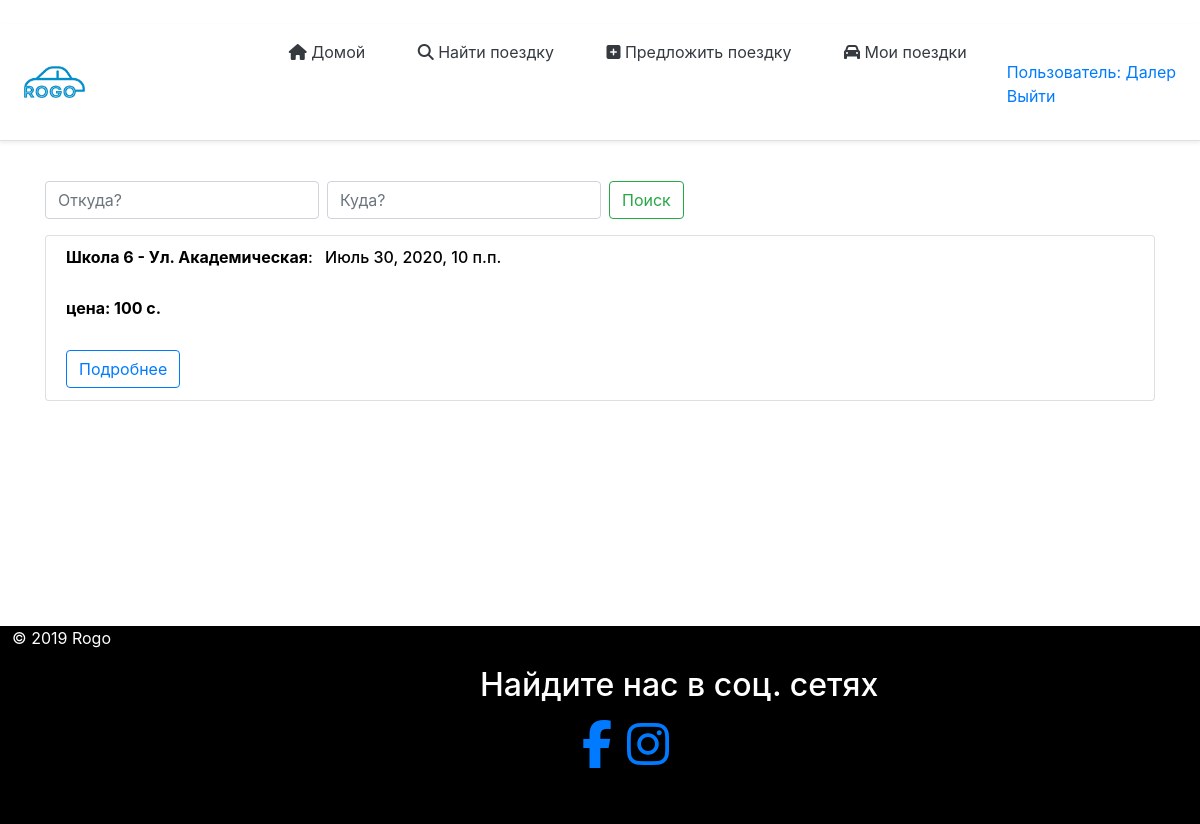
Screenshot of /list/ (signed in) with the database file from the repository.
### mainApp/models.py (models this page shows, shortened)
class Rides(models.Model):
    author = models.ForeignKey(User, on_delete = models.CASCADE, verbose_name = 'Создатель поездки', blank = True, null = True)
    date_create = models.DateTimeField(default=default_datetime(), null=True, blank = True, verbose_name = 'Дата создания')
    pick_up_location = models.CharField(max_length=120, verbose_name='Место сбора')
    drop_location = models.CharField(max_length=120, verbose_name='Пункт назначения')
    total_rides = models.IntegerField(verbose_name='Количество пассажиров(мин=1, макс=10)', validators=[MaxValueValidator(10),MinValueValidator(1)])
    date = models.DateField(verbose_name='Дата(гг-мм-дд)')
    time= models.TimeField(verbose_name='Время(ч:м)',auto_now=False, auto_now_add=False, null=True)
    price = models.CharField(max_length=120,verbose_name='Цена (с.)', default='')
    car = models.CharField(max_length=120,default='',verbose_name='Марка авто')
    car_number = models.CharField(max_length=12, verbose_name = 'Номер машины (01 0000 GG)', default = '')
    car_year_issue = models.CharField(max_length=4, verbose_name='Год выпуска машины', default = '')
    phone_number = models.CharField(max_length=15, default='', verbose_name='Номер телефона (используйте в начале код страны)')
    class Meta:
        verbose_name='Поездку' # отображение нужного названия в админ панели при редактировании
        verbose_name_plural='Поездки' # отображенпие нужного названия в панели админа

### mainApp/views.py (the view)
# urls.py: path('list/',views.ridesList,name='Home'),
def ridesList(request,*args,**kwargs):
    search_query = request.GET.get('search','')
    fail=False
    now = timezone.now()
    if search_query:
        listRides = Rides.objects.filter(Q(drop_location__icontains=search_query) )
    else:
        fail=True
        listRides = Rides.objects.filter(date__gte=now).order_by('date')
    search_query_pick = request.GET.get('search1','')
    if search_query_pick:
        listRides = Rides.objects.filter(pick_up_location__icontains=search_query_pick)
    else:
        listRides = Rides.objects.filter(date__gte=now).order_by('date')
    kwargs['list_rides'] = Rides.objects.filter(date__gte=now).order_by('date')
    context={ # через этот словарь можно передавать текст в html
   'listRides':listRides,
   'fail':fail,
    }
    return render(request,'rides/list.html',context)

### mainApp/templates/rides/list.html
{% extends "rides/index.html" %}
{% block content %}
    <div data-id="block" class="container mt-4">
        <form class="form-inline my-2 my-lg-0">
            <input class="form-control mr-sm-2" type="search" placeholder="Откуда?" aria-label="Search" name="search1" />
            <input class="form-control mr-sm-2" type="search" placeholder="Куда?" aria-label="Search" name="search" />
            <button class="btn btn-outline-success my-2 my-sm-0" type="submit">Поиск</button>
        </form>
        {% for i in listRides %}
        <ul class="list-group mt-3">
            <li class="list-group-item">
                <h6><b>{{i.pick_up_location}} - {{i.drop_location}}</b>: <span class="m-2">{{i.date}}, {{i.time}}</span></h6>
                <br />
                <h6><b>цена: {{i.price}} c.</b></h6>
                <br />
                {% if user.is_authenticated %}
                <a class="btn btn-outline-primary" href="/list/{{i.id}}">Подробнее</a>
                {% else %}
                <a class="btn btn-outline-primary" href="{% url 'login'%}?next={{request.path}}">Подробнее</a>
                {% endif %}
            </li>
        </ul>
        {% endfor %}
    </div>
        {% endblock %}

### mainApp/templates/rides/index.html (shortened to what this page needs)
﻿<html xmlns="http://www.w3.org/1999/xhtml">
<head>
    {% load static %}
    <link rel="stylesheet" href="https://stackpath.bootstrapcdn.com/bootstrap/4.4.1/css/bootstrap.min.css">
    <link rel="stylesheet" href="{% static 'mainApp/css/style.css' %}" type="text/css" />
    <link rel="stylesheet" href="{% static 'mainApp/css/media.css' %}" type="text/css" />
    <link href="/docs/4.4/dist/css/bootstrap.min.css" rel="stylesheet">
</head>
<body>
    <div class="wrapper">
        <div class="d-flex flex-md-row align-items-center p-3 px-md-4 mb-3 bg-white border-bottom shadow-sm">
            <a href="{% url 'index' %}"><img style="max-width: 65%" src="{% static 'mainApp/image/rogo.png' %}" /></a>
            <div class="top">
                <nav class="my-2 my-md-0 mr-md-3" style="float:left">
                    <a class="px-md-4 text-dark" href="{% url 'index' %}"><i class="fas fa-home"></i> Домой</a>
                    <a class="px-md-4 text-dark" href="{% url 'Home' %}"><i class="fas fa-search"></i> Найти поездку</a>
                    <a class="px-md-4 text-dark" href={% url 'offerRide' %}><i class="fas fa-plus-square"></i> Предложить поездку</a>
                    {% if user.is_authenticated %}
                    <a class="px-md-4 text-dark" href="{% url 'myRides' %}"><i class="fas fa-car"></i> Мои поездки</a>
                    {% endif %}
                </nav>
                {% block sidebar %}
                <ul class="sidebar-nav" style="float:right">
                    {% if user.is_authenticated %}
                    <li><a href="{% url 'edit' %}">Пользователь: {{ request.user.first_name }}</a></li>
                    <li><a href="{% url 'logout'%}">Выйти</a></li>
                    {% else %}
                    <li><a class="btn btn-outline-primary" href="{% url 'login'%}">Войти</a></li>
                    <li><a class="btn btn-outline-primary" href="{% url 'register' %}">Регистрация</a></li>
                    {% endif %}
                </ul>
                {% endblock %}
            </div>
        </div>
        <div class="content1">
            {% block content %}
            {% endblock %}
        </div>
        <footer class="footer" style="background-color: black; color: white; max-width:100%; padding-bottom: 40px; bottom: 0;box-sizing: border-box; width:100%;">
            <p style="padding-left:1%">
                © 2019 Rogo
                <br />
            </p>
            <div style="margin-left:40%; max-width:50%;">
                <p class="float-center"><h2><span>Найдите нас в соц. сетях</span></h2></p>
                <ul style="margin-left: 17%">
                    <li style="float:left;"><a target="_blank" href="https://www.facebook.com/rogo.tj"><i class="fa fa-3x fa-facebook"></i></a></li>
                    <li><a style="margin-left: 15px;" target="_blank" href="https://www.instagram.com/rogo.tj/"><i class="fa fa-3x fa-instagram"></i></a></li>
                </ul>
            </div>
        </footer>
    </div>
</body>
</html>

### static/mainApp/css/style.css (style rules this page uses)
body { background-image: url("image/pogoda.jpg"); }
.sidebar-nav { margin-top: 20px; padding: 0; list-style: none; }
html, body { height: 100%; width:100% }
* { margin: 0; padding: 0; }
.wrapper { height: 100%; width: 100% }
.content1 { height: 100%; width: 100% }
.content1 { width: 100% }

### static/mainApp/css/media.css (style rules this page uses)
* { transition: all .2s; }

### mainApp/templates/rides/index.html (style rules this page uses)
li { list-style-type: none; }
ul { margin-left: 0; padding-left: 0; }
* { margin: 0; padding: 0; }
html, body { height: 100%; }
.wrapper { display: table; height: 100%; }
.content1 { display: table-row; height: 100%; }

### rows the page displays
Rides: pick_up_location "Школа 6", drop_location "Ул. Академическая", date "Июль 30, 2020", time "10 п.п.", price "100"

### other values shown
{{ request.user.first_name }} "Далер"
